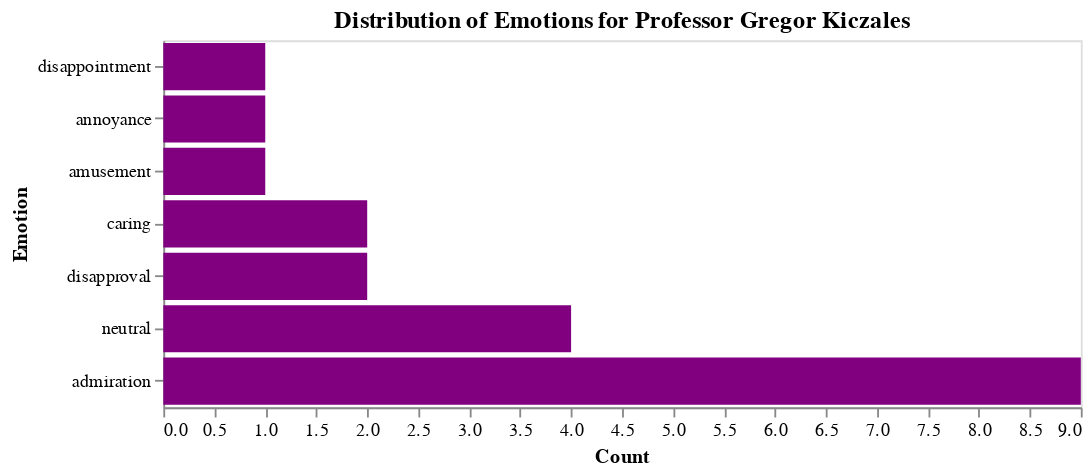

Notebook code for this chart:
### Code cell
# viz 3

emotion_columns = ['neutral', 'caring', 'admiration', 'disappointment', 'annoyance', 'amusement', 'disapproval']
emotion_counts = review_3[emotion_columns].melt(var_name = 'Emotion', value_name = 'Count')


alt.Chart(emotion_counts).mark_bar(color = "purple").encode(
    y = alt.Y("Emotion").sort("x"),
    x = alt.X("Count"),
    
).properties(
    title = "Distribution of Emotions for Professor Gregor Kiczales",
    width = 500,
    height = 200
    
).configure(
    axis = alt.Axis(grid = False)
)

### Figure 1 — Vega-Lite specification as saved in the notebook (floating-point values rounded to 4 significant figures)
{"config": {"view": {"continuousWidth": 300, "continuousHeight": 300}, "axis": {"grid": false}}, "data": {"name": "data-6dc9cf008b76a98fe92008ebb1537a72"}, "mark": {"type": "bar", "color": "purple"}, "encoding": {"x": {"field": "Count", "type": "quantitative"}, "y": {"field": "Emotion", "sort": "x", "type": "nominal"}}, "height": 200, "title": "Distribution of Emotions for Professor Gregor Kiczales", "width": 500, "$schema": "https://vega.github.io/schema/vega-lite/v5.16.3.json", "datasets": {"data-6dc9cf008b76a98fe92008ebb1537a72": [{"Emotion": "neutral", "Count": 4}, {"Emotion": "caring", "Count": 2}, {"Emotion": "admiration", "Count": 9}, {"Emotion": "disappointment", "Count": 1}, {"Emotion": "annoyance", "Count": 1}, {"Emotion": "amusement", "Count": 1}, {"Emotion": "disapproval", "Count": 2}]}}
